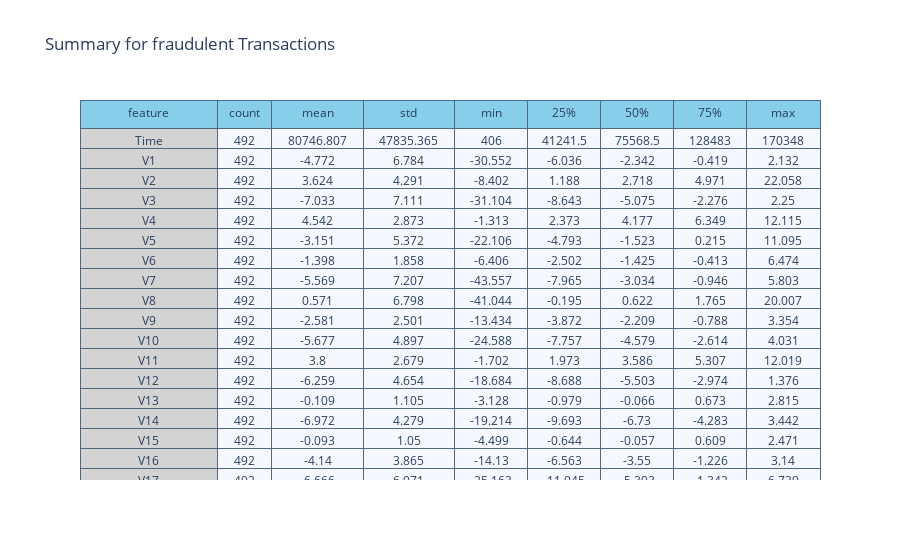

This figure's notebook cell:
### Markdown cell above
> **Now, Let's try descriptive statistics filtering by fraudulent and non-fraudulent transactions.**

### Code cell
# Descriptive statistics of  of frauds transactions
configure_plotly_browser_state()

summary = (data[data['Class'] == 1].describe().transpose().reset_index())

summary = summary.rename(columns = {"index" : "feature"})
summary = np.around(summary,3)

val_lst = [summary['feature'], summary['count'],
           summary['mean'],summary['std'],
           summary['min'], summary['25%'],
           summary['50%'], summary['75%'], summary['max']]

trace  = go.Table(header = dict(values = summary.columns.tolist(),
                                line = dict(color = ['#506784']),
                                fill = dict(color = ['skyblue']),
                               ),
                  cells  = dict(values = val_lst,
                                line = dict(color = ['#506784']),
                                fill = dict(color = ["lightgrey",'#F5F8FF'])
                               ),
                  columnwidth = [150,60,100,100,80,80,80,80,80])
layout = go.Layout(dict(title = "Summary for fraudulent Transactions"))
figure = go.Figure(data=[trace],layout=layout)
py.iplot(figure)

### Figure 1 — Plotly figure (JSON) as saved in the notebook; plotly's stock layout.template omitted (floating-point values rounded to 4 significant figures; data arrays with more than 128 entries replaced by an {"elided": "..."} marker saying what was removed)
{"data": [{"columnwidth": [150, 60, 100, 100, 80, 80, 80, 80, 80], "cells": {"line": {"color": ["#506784"]}, "values": {"elided": "9x31 mixed values"}, "fill": {"color": ["lightgrey", "#F5F8FF"]}}, "type": "table", "header": {"line": {"color": ["#506784"]}, "values": ["feature", "count", "mean", "std", "min", "25%", "50%", "75%", "max"], "fill": {"color": ["skyblue"]}}}], "layout": {"title": {"text": "Summary for fraudulent Transactions"}}}
